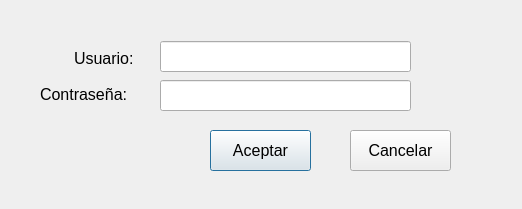
<?xml version="1.0" encoding="UTF-8"?>
<ui version="4.0">
 <class>Dialog</class>
 <widget class="QDialog" name="Dialog">
  <property name="geometry">
   <rect>
    <x>0</x>
    <y>0</y>
    <width>522</width>
    <height>209</height>
   </rect>
  </property>
  <property name="windowTitle">
   <string>Acceso a configuración</string>
  </property>
  <widget class="QLabel" name="label">
   <property name="geometry">
    <rect>
     <x>74</x>
     <y>50</y>
     <width>81</width>
     <height>16</height>
    </rect>
   </property>
   <property name="font">
    <font>
     <pointsize>12</pointsize>
    </font>
   </property>
   <property name="text">
    <string>Usuario:</string>
   </property>
  </widget>
  <widget class="QLabel" name="label_2">
   <property name="geometry">
    <rect>
     <x>40</x>
     <y>86</y>
     <width>111</width>
     <height>16</height>
    </rect>
   </property>
   <property name="font">
    <font>
     <pointsize>12</pointsize>
    </font>
   </property>
   <property name="text">
    <string>Contraseña:</string>
   </property>
  </widget>
  <widget class="QLineEdit" name="tb_User">
   <property name="geometry">
    <rect>
     <x>160</x>
     <y>41</y>
     <width>251</width>
     <height>31</height>
    </rect>
   </property>
   <property name="font">
    <font>
     <pointsize>12</pointsize>
    </font>
   </property>
  </widget>
  <widget class="QLineEdit" name="tb_Psw">
   <property name="geometry">
    <rect>
     <x>160</x>
     <y>80</y>
     <width>251</width>
     <height>31</height>
    </rect>
   </property>
   <property name="font">
    <font>
     <pointsize>12</pointsize>
    </font>
   </property>
   <property name="inputMask">
    <string/>
   </property>
   <property name="echoMode">
    <enum>QLineEdit::Password</enum>
   </property>
  </widget>
  <widget class="QPushButton" name="btn_Aceptar">
   <property name="geometry">
    <rect>
     <x>210</x>
     <y>130</y>
     <width>101</width>
     <height>41</height>
    </rect>
   </property>
   <property name="font">
    <font>
     <pointsize>12</pointsize>
    </font>
   </property>
   <property name="text">
    <string>Aceptar</string>
   </property>
   <property name="shortcut">
    <string>Return, Enter</string>
   </property>
  </widget>
  <widget class="QPushButton" name="btn_Cancelar">
   <property name="geometry">
    <rect>
     <x>350</x>
     <y>130</y>
     <width>101</width>
     <height>41</height>
    </rect>
   </property>
   <property name="font">
    <font>
     <pointsize>12</pointsize>
    </font>
   </property>
   <property name="text">
    <string>Cancelar</string>
   </property>
   <property name="shortcut">
    <string>Return, Enter</string>
   </property>
  </widget>
 </widget>
 <resources/>
 <connections/>
</ui>
